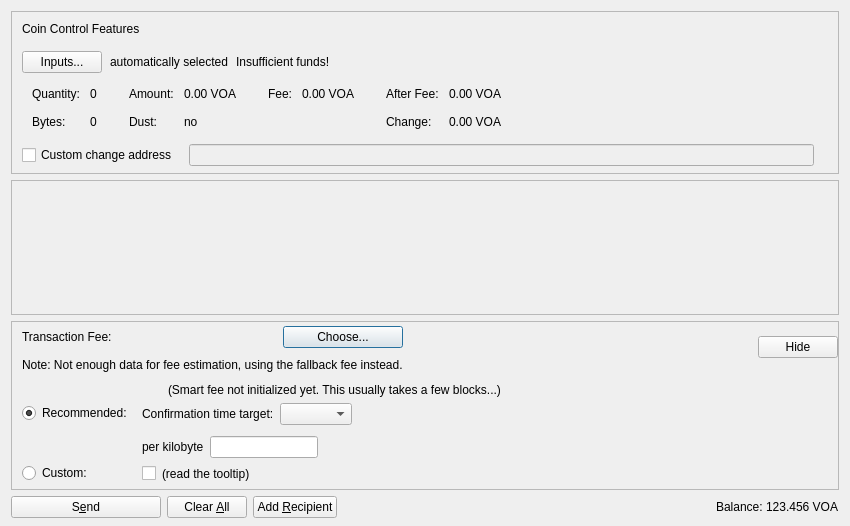
<?xml version="1.0" encoding="UTF-8"?>
<ui version="4.0">
 <class>SendCoinsDialog</class>
 <widget class="QDialog" name="SendCoinsDialog">
  <property name="geometry">
   <rect>
    <x>0</x>
    <y>0</y>
    <width>850</width>
    <height>526</height>
   </rect>
  </property>
  <property name="windowTitle">
   <string>Send Coins</string>
  </property>
  <layout class="QVBoxLayout" name="verticalLayout" stretch="0,1,0,0">
   <property name="bottomMargin">
    <number>8</number>
   </property>
   <item>
    <widget class="QFrame" name="frameCoinControl">
     <property name="sizePolicy">
      <sizepolicy hsizetype="Expanding" vsizetype="Expanding">
       <horstretch>0</horstretch>
       <verstretch>0</verstretch>
      </sizepolicy>
     </property>
     <property name="maximumSize">
      <size>
       <width>16777215</width>
       <height>16777215</height>
      </size>
     </property>
     <property name="frameShape">
      <enum>QFrame::StyledPanel</enum>
     </property>
     <property name="frameShadow">
      <enum>QFrame::Sunken</enum>
     </property>
     <layout class="QVBoxLayout" name="verticalLayoutCoinControl2">
      <property name="spacing">
       <number>0</number>
      </property>
      <property name="leftMargin">
       <number>0</number>
      </property>
      <property name="topMargin">
       <number>0</number>
      </property>
      <property name="rightMargin">
       <number>0</number>
      </property>
      <property name="bottomMargin">
       <number>6</number>
      </property>
      <item>
       <layout class="QVBoxLayout" name="verticalLayoutCoinControl" stretch="0,0,0,0,1">
        <property name="spacing">
         <number>0</number>
        </property>
        <property name="leftMargin">
         <number>10</number>
        </property>
        <property name="topMargin">
         <number>10</number>
        </property>
        <item>
         <layout class="QHBoxLayout" name="horizontalLayoutCoinControl1">
          <property name="bottomMargin">
           <number>15</number>
          </property>
          <item>
           <widget class="QLabel" name="labelCoinControlFeatures">
            <property name="sizePolicy">
             <sizepolicy hsizetype="Preferred" vsizetype="Maximum">
              <horstretch>0</horstretch>
              <verstretch>0</verstretch>
             </sizepolicy>
            </property>
            <property name="text">
             <string>Coin Control Features</string>
            </property>
           </widget>
          </item>
         </layout>
        </item>
        <item>
         <layout class="QHBoxLayout" name="horizontalLayoutCoinControl2" stretch="0,0,0,0">
          <property name="spacing">
           <number>8</number>
          </property>
          <property name="bottomMargin">
           <number>10</number>
          </property>
          <item>
           <widget class="QPushButton" name="pushButtonCoinControl">
            <property name="styleSheet">
             <string notr="true"/>
            </property>
            <property name="text">
             <string>Inputs...</string>
            </property>
            <property name="autoDefault">
             <bool>false</bool>
            </property>
           </widget>
          </item>
          <item>
           <widget class="QLabel" name="labelCoinControlAutomaticallySelected">
            <property name="text">
             <string>automatically selected</string>
            </property>
            <property name="margin">
             <number>5</number>
            </property>
           </widget>
          </item>
          <item>
           <widget class="QLabel" name="labelCoinControlInsuffFunds">
            <property name="text">
             <string>Insufficient funds!</string>
            </property>
            <property name="margin">
             <number>5</number>
            </property>
           </widget>
          </item>
          <item>
           <spacer name="horizontalSpacerCoinControl">
            <property name="orientation">
             <enum>Qt::Horizontal</enum>
            </property>
            <property name="sizeHint" stdset="0">
             <size>
              <width>40</width>
              <height>1</height>
             </size>
            </property>
           </spacer>
          </item>
         </layout>
        </item>
        <item>
         <widget class="QWidget" name="widgetCoinControl" native="true">
          <property name="sizePolicy">
           <sizepolicy hsizetype="Preferred" vsizetype="Preferred">
            <horstretch>0</horstretch>
            <verstretch>0</verstretch>
           </sizepolicy>
          </property>
          <property name="minimumSize">
           <size>
            <width>0</width>
            <height>0</height>
           </size>
          </property>
          <property name="styleSheet">
           <string notr="true"/>
          </property>
          <layout class="QHBoxLayout" name="horizontalLayoutCoinControl5">
           <property name="leftMargin">
            <number>0</number>
           </property>
           <property name="topMargin">
            <number>0</number>
           </property>
           <property name="rightMargin">
            <number>0</number>
           </property>
           <property name="bottomMargin">
            <number>0</number>
           </property>
           <item>
            <layout class="QHBoxLayout" name="horizontalLayoutCoinControl3" stretch="0,0,0,1">
             <property name="spacing">
              <number>20</number>
             </property>
             <property name="topMargin">
              <number>0</number>
             </property>
             <property name="bottomMargin">
              <number>10</number>
             </property>
             <item>
              <layout class="QFormLayout" name="formLayoutCoinControl1">
               <property name="horizontalSpacing">
                <number>10</number>
               </property>
               <property name="verticalSpacing">
                <number>14</number>
               </property>
               <property name="leftMargin">
                <number>10</number>
               </property>
               <property name="topMargin">
                <number>4</number>
               </property>
               <property name="rightMargin">
                <number>6</number>
               </property>
               <item row="0" column="0">
                <widget class="QLabel" name="labelCoinControlQuantityText">
                 <property name="text">
                  <string>Quantity:</string>
                 </property>
                 <property name="margin">
                  <number>0</number>
                 </property>
                </widget>
               </item>
               <item row="0" column="1">
                <widget class="QLabel" name="labelCoinControlQuantity">
                 <property name="cursor">
                  <cursorShape>IBeamCursor</cursorShape>
                 </property>
                 <property name="contextMenuPolicy">
                  <enum>Qt::ActionsContextMenu</enum>
                 </property>
                 <property name="text">
                  <string notr="true">0</string>
                 </property>
                 <property name="margin">
                  <number>0</number>
                 </property>
                 <property name="textInteractionFlags">
                  <set>Qt::LinksAccessibleByMouse|Qt::TextSelectableByKeyboard|Qt::TextSelectableByMouse</set>
                 </property>
                </widget>
               </item>
               <item row="1" column="0">
                <widget class="QLabel" name="labelCoinControlBytesText">
                 <property name="text">
                  <string>Bytes:</string>
                 </property>
                </widget>
               </item>
               <item row="1" column="1">
                <widget class="QLabel" name="labelCoinControlBytes">
                 <property name="cursor">
                  <cursorShape>IBeamCursor</cursorShape>
                 </property>
                 <property name="contextMenuPolicy">
                  <enum>Qt::ActionsContextMenu</enum>
                 </property>
                 <property name="text">
                  <string notr="true">0</string>
                 </property>
                 <property name="textInteractionFlags">
                  <set>Qt::LinksAccessibleByMouse|Qt::TextSelectableByKeyboard|Qt::TextSelectableByMouse</set>
                 </property>
                </widget>
               </item>
              </layout>
             </item>
             <item>
              <layout class="QFormLayout" name="formLayoutCoinControl2">
               <property name="horizontalSpacing">
                <number>10</number>
               </property>
               <property name="verticalSpacing">
                <number>14</number>
               </property>
               <property name="leftMargin">
                <number>6</number>
               </property>
               <property name="topMargin">
                <number>4</number>
               </property>
               <property name="rightMargin">
                <number>6</number>
               </property>
               <item row="0" column="0">
                <widget class="QLabel" name="labelCoinControlAmountText">
                 <property name="text">
                  <string>Amount:</string>
                 </property>
                 <property name="margin">
                  <number>0</number>
                 </property>
                </widget>
               </item>
               <item row="0" column="1">
                <widget class="QLabel" name="labelCoinControlAmount">
                 <property name="cursor">
                  <cursorShape>IBeamCursor</cursorShape>
                 </property>
                 <property name="contextMenuPolicy">
                  <enum>Qt::ActionsContextMenu</enum>
                 </property>
                 <property name="text">
                  <string notr="true">0.00 VOA</string>
                 </property>
                 <property name="textInteractionFlags">
                  <set>Qt::LinksAccessibleByMouse|Qt::TextSelectableByKeyboard|Qt::TextSelectableByMouse</set>
                 </property>
                </widget>
               </item>
               <item row="1" column="0">
                <widget class="QLabel" name="labelCoinControlLowOutputText">
                 <property name="text">
                  <string>Dust:</string>
                 </property>
                </widget>
               </item>
               <item row="1" column="1">
                <widget class="QLabel" name="labelCoinControlLowOutput">
                 <property name="cursor">
                  <cursorShape>IBeamCursor</cursorShape>
                 </property>
                 <property name="contextMenuPolicy">
                  <enum>Qt::ActionsContextMenu</enum>
                 </property>
                 <property name="text">
                  <string notr="true">no</string>
                 </property>
                 <property name="textInteractionFlags">
                  <set>Qt::LinksAccessibleByMouse|Qt::TextSelectableByKeyboard|Qt::TextSelectableByMouse</set>
                 </property>
                </widget>
               </item>
              </layout>
             </item>
             <item>
              <layout class="QFormLayout" name="formLayoutCoinControl3">
               <property name="horizontalSpacing">
                <number>10</number>
               </property>
               <property name="verticalSpacing">
                <number>14</number>
               </property>
               <property name="leftMargin">
                <number>6</number>
               </property>
               <property name="topMargin">
                <number>4</number>
               </property>
               <property name="rightMargin">
                <number>6</number>
               </property>
               <item row="0" column="0">
                <widget class="QLabel" name="labelCoinControlFeeText">
                 <property name="text">
                  <string>Fee:</string>
                 </property>
                 <property name="margin">
                  <number>0</number>
                 </property>
                </widget>
               </item>
               <item row="0" column="1">
                <widget class="QLabel" name="labelCoinControlFee">
                 <property name="cursor">
                  <cursorShape>IBeamCursor</cursorShape>
                 </property>
                 <property name="contextMenuPolicy">
                  <enum>Qt::ActionsContextMenu</enum>
                 </property>
                 <property name="text">
                  <string notr="true">0.00 VOA</string>
                 </property>
                 <property name="textInteractionFlags">
                  <set>Qt::LinksAccessibleByMouse|Qt::TextSelectableByKeyboard|Qt::TextSelectableByMouse</set>
                 </property>
                </widget>
               </item>
              </layout>
             </item>
             <item>
              <layout class="QFormLayout" name="formLayoutCoinControl4">
               <property name="horizontalSpacing">
                <number>10</number>
               </property>
               <property name="verticalSpacing">
                <number>14</number>
               </property>
               <property name="leftMargin">
                <number>6</number>
               </property>
               <property name="topMargin">
                <number>4</number>
               </property>
               <property name="rightMargin">
                <number>6</number>
               </property>
               <item row="0" column="0">
                <widget class="QLabel" name="labelCoinControlAfterFeeText">
                 <property name="text">
                  <string>After Fee:</string>
                 </property>
                 <property name="margin">
                  <number>0</number>
                 </property>
                </widget>
               </item>
               <item row="0" column="1">
                <widget class="QLabel" name="labelCoinControlAfterFee">
                 <property name="cursor">
                  <cursorShape>IBeamCursor</cursorShape>
                 </property>
                 <property name="contextMenuPolicy">
                  <enum>Qt::ActionsContextMenu</enum>
                 </property>
                 <property name="text">
                  <string notr="true">0.00 VOA</string>
                 </property>
                 <property name="textInteractionFlags">
                  <set>Qt::LinksAccessibleByMouse|Qt::TextSelectableByKeyboard|Qt::TextSelectableByMouse</set>
                 </property>
                </widget>
               </item>
               <item row="1" column="0">
                <widget class="QLabel" name="labelCoinControlChangeText">
                 <property name="text">
                  <string>Change:</string>
                 </property>
                </widget>
               </item>
               <item row="1" column="1">
                <widget class="QLabel" name="labelCoinControlChange">
                 <property name="cursor">
                  <cursorShape>IBeamCursor</cursorShape>
                 </property>
                 <property name="contextMenuPolicy">
                  <enum>Qt::ActionsContextMenu</enum>
                 </property>
                 <property name="text">
                  <string notr="true">0.00 VOA</string>
                 </property>
                 <property name="textInteractionFlags">
                  <set>Qt::LinksAccessibleByMouse|Qt::TextSelectableByKeyboard|Qt::TextSelectableByMouse</set>
                 </property>
                </widget>
               </item>
              </layout>
             </item>
            </layout>
           </item>
          </layout>
         </widget>
        </item>
        <item>
         <layout class="QHBoxLayout" name="horizontalLayoutCoinControl4" stretch="0,0,0">
          <property name="spacing">
           <number>12</number>
          </property>
          <property name="sizeConstraint">
           <enum>QLayout::SetDefaultConstraint</enum>
          </property>
          <property name="topMargin">
           <number>5</number>
          </property>
          <property name="rightMargin">
           <number>5</number>
          </property>
          <item>
           <widget class="QCheckBox" name="checkBoxCoinControlChange">
            <property name="toolTip">
             <string>If this is activated, but the change address is empty or invalid, change will be sent to a newly generated address.</string>
            </property>
            <property name="text">
             <string>Custom change address</string>
            </property>
           </widget>
          </item>
          <item>
           <widget class="QValidatedLineEdit" name="lineEditCoinControlChange">
            <property name="enabled">
             <bool>false</bool>
            </property>
            <property name="sizePolicy">
             <sizepolicy hsizetype="Expanding" vsizetype="Fixed">
              <horstretch>0</horstretch>
              <verstretch>0</verstretch>
             </sizepolicy>
            </property>
           </widget>
          </item>
          <item>
           <widget class="QLabel" name="labelCoinControlChangeLabel">
            <property name="sizePolicy">
             <sizepolicy hsizetype="Preferred" vsizetype="Expanding">
              <horstretch>0</horstretch>
              <verstretch>0</verstretch>
             </sizepolicy>
            </property>
            <property name="minimumSize">
             <size>
              <width>0</width>
              <height>0</height>
             </size>
            </property>
            <property name="text">
             <string/>
            </property>
            <property name="margin">
             <number>3</number>
            </property>
           </widget>
          </item>
         </layout>
        </item>
        <item>
         <spacer name="verticalSpacerCoinControl">
          <property name="orientation">
           <enum>Qt::Vertical</enum>
          </property>
          <property name="sizeHint" stdset="0">
           <size>
            <width>800</width>
            <height>1</height>
           </size>
          </property>
         </spacer>
        </item>
       </layout>
      </item>
     </layout>
    </widget>
   </item>
   <item>
    <widget class="QScrollArea" name="scrollArea">
     <property name="widgetResizable">
      <bool>true</bool>
     </property>
     <widget class="QWidget" name="scrollAreaWidgetContents">
      <property name="geometry">
       <rect>
        <x>0</x>
        <y>0</y>
        <width>830</width>
        <height>104</height>
       </rect>
      </property>
      <layout class="QVBoxLayout" name="verticalLayout_2" stretch="0,1">
       <property name="leftMargin">
        <number>0</number>
       </property>
       <property name="topMargin">
        <number>0</number>
       </property>
       <property name="rightMargin">
        <number>0</number>
       </property>
       <property name="bottomMargin">
        <number>0</number>
       </property>
       <item>
        <layout class="QVBoxLayout" name="entries">
         <property name="spacing">
          <number>6</number>
         </property>
        </layout>
       </item>
       <item>
        <spacer name="verticalSpacer">
         <property name="orientation">
          <enum>Qt::Vertical</enum>
         </property>
         <property name="sizeHint" stdset="0">
          <size>
           <width>20</width>
           <height>40</height>
          </size>
         </property>
        </spacer>
       </item>
      </layout>
     </widget>
    </widget>
   </item>
   <item>
    <widget class="QFrame" name="frameFee">
     <property name="sizePolicy">
      <sizepolicy hsizetype="Expanding" vsizetype="Expanding">
       <horstretch>0</horstretch>
       <verstretch>0</verstretch>
      </sizepolicy>
     </property>
     <property name="maximumSize">
      <size>
       <width>16777215</width>
       <height>16777215</height>
      </size>
     </property>
     <property name="frameShape">
      <enum>QFrame::StyledPanel</enum>
     </property>
     <property name="frameShadow">
      <enum>QFrame::Sunken</enum>
     </property>
     <layout class="QVBoxLayout" name="verticalLayoutFee1">
      <property name="spacing">
       <number>0</number>
      </property>
      <property name="leftMargin">
       <number>0</number>
      </property>
      <property name="topMargin">
       <number>0</number>
      </property>
      <property name="rightMargin">
       <number>0</number>
      </property>
      <property name="bottomMargin">
       <number>0</number>
      </property>
      <item>
       <layout class="QVBoxLayout" name="verticalLayoutFee2" stretch="0,0,0">
        <property name="spacing">
         <number>0</number>
        </property>
        <property name="leftMargin">
         <number>10</number>
        </property>
        <property name="topMargin">
         <number>0</number>
        </property>
        <item>
         <layout class="QHBoxLayout" name="horizontalLayoutFee1">
          <property name="bottomMargin">
           <number>0</number>
          </property>
          <item>
           <layout class="QVBoxLayout" name="verticalLayoutFee7">
            <property name="spacing">
             <number>0</number>
            </property>
            <item>
             <spacer name="verticalSpacerSmartFee">
              <property name="orientation">
               <enum>Qt::Vertical</enum>
              </property>
              <property name="sizeType">
               <enum>QSizePolicy::Fixed</enum>
              </property>
              <property name="sizeHint" stdset="0">
               <size>
                <width>1</width>
                <height>4</height>
               </size>
              </property>
             </spacer>
            </item>
            <item>
             <layout class="QHBoxLayout" name="horizontalLayoutSmartFee">
              <property name="spacing">
               <number>10</number>
              </property>
              <item>
               <widget class="QLabel" name="labelFeeHeadline">
                <property name="sizePolicy">
                 <sizepolicy hsizetype="Preferred" vsizetype="Maximum">
                  <horstretch>0</horstretch>
                  <verstretch>0</verstretch>
                 </sizepolicy>
                </property>
                <property name="text">
                 <string>Transaction Fee:</string>
                </property>
               </widget>
              </item>
              <item>
               <widget class="QLabel" name="labelFeeMinimized">
                <property name="text">
                 <string/>
                </property>
               </widget>
              </item>
              <item>
               <widget class="QPushButton" name="buttonChooseFee">
                <property name="text">
                 <string>Choose...</string>
                </property>
               </widget>
              </item>
             </layout>
            </item>
            <item>
             <spacer name="verticalSpacer_7">
              <property name="orientation">
               <enum>Qt::Vertical</enum>
              </property>
              <property name="sizeHint" stdset="0">
               <size>
                <width>1</width>
                <height>10</height>
               </size>
              </property>
             </spacer>
            </item>
            <item>
             <widget class="QLabel" name="fallbackFeeWarningLabel">
              <property name="toolTip">
               <string>Using the fallbackfee can result in sending a transaction that will take several hours or days (or never) to confirm. Consider choosing your fee manually or wait until you have validated the complete chain.</string>
              </property>
              <property name="text">
               <string>Note: Not enough data for fee estimation, using the fallback fee instead.</string>
              </property>
              <property name="wordWrap">
               <bool>false</bool>
              </property>
             </widget>
            </item>
            <item>
             <spacer name="verticalSpacer_5">
              <property name="orientation">
               <enum>Qt::Vertical</enum>
              </property>
              <property name="sizeHint" stdset="0">
               <size>
                <width>1</width>
                <height>1</height>
               </size>
              </property>
             </spacer>
            </item>
           </layout>
          </item>
          <item>
           <spacer name="horizontalSpacer_4">
            <property name="orientation">
             <enum>Qt::Horizontal</enum>
            </property>
            <property name="sizeHint" stdset="0">
             <size>
              <width>1</width>
              <height>1</height>
             </size>
            </property>
           </spacer>
          </item>
          <item>
           <widget class="QPushButton" name="buttonMinimizeFee">
            <property name="toolTip">
             <string>collapse fee-settings</string>
            </property>
            <property name="text">
             <string>Hide</string>
            </property>
           </widget>
          </item>
         </layout>
        </item>
        <item>
         <widget class="QFrame" name="frameFeeSelection">
          <layout class="QVBoxLayout" name="verticalLayoutFee12">
           <property name="spacing">
            <number>0</number>
           </property>
           <property name="leftMargin">
            <number>0</number>
           </property>
           <property name="topMargin">
            <number>0</number>
           </property>
           <property name="rightMargin">
            <number>0</number>
           </property>
           <property name="bottomMargin">
            <number>0</number>
           </property>
           <item>
            <layout class="QGridLayout" name="gridLayoutFee">
             <property name="topMargin">
              <number>10</number>
             </property>
             <property name="bottomMargin">
              <number>4</number>
             </property>
             <property name="horizontalSpacing">
              <number>10</number>
             </property>
             <property name="verticalSpacing">
              <number>4</number>
             </property>
             <item row="1" column="1">
              <layout class="QVBoxLayout" name="verticalLayoutFee8">
               <property name="spacing">
                <number>6</number>
               </property>
               <property name="topMargin">
                <number>3</number>
               </property>
               <item>
                <layout class="QHBoxLayout" name="horizontalLayoutFee13" stretch="0,0,1">
                 <item>
                  <widget class="QLabel" name="labelCustomPerKilobyte">
                   <property name="toolTip">
                    <string>If the custom fee is set to 1000 duffs and the transaction is only 250 bytes, then &quot;per kilobyte&quot; only pays 250 duffs in fee,&lt;br /&gt;while &quot;at least&quot; pays 1000 duffs. For transactions bigger than a kilobyte both pay by kilobyte.</string>
                   </property>
                   <property name="text">
                    <string>per kilobyte</string>
                   </property>
                  </widget>
                 </item>
                 <item>
                  <widget class="BitcoinAmountField" name="customFee"/>
                 </item>
                 <item>
                  <spacer name="horizontalSpacer_6">
                   <property name="orientation">
                    <enum>Qt::Horizontal</enum>
                   </property>
                   <property name="sizeHint" stdset="0">
                    <size>
                     <width>1</width>
                     <height>1</height>
                    </size>
                   </property>
                  </spacer>
                 </item>
                </layout>
               </item>
               <item>
                <layout class="QHBoxLayout" name="horizontalLayoutFee8">
                 <item>
                  <widget class="QCheckBox" name="checkBoxMinimumFee">
                   <property name="toolTip">
                    <string>Paying only the minimum fee is just fine as long as there is less transaction volume than space in the blocks.&lt;br /&gt;But be aware that this can end up in a never confirming transaction once there is more demand for vortexa transactions than the network can process.</string>
                   </property>
                   <property name="text">
                    <string/>
                   </property>
                  </widget>
                 </item>
                 <item>
                  <widget class="QLabel" name="labelMinFeeWarning">
                   <property name="enabled">
                    <bool>true</bool>
                   </property>
                   <property name="toolTip">
                    <string>Paying only the minimum fee is just fine as long as there is less transaction volume than space in the blocks.&lt;br /&gt;But be aware that this can end up in a never confirming transaction once there is more demand for vortexa transactions than the network can process.</string>
                   </property>
                   <property name="text">
                    <string>(read the tooltip)</string>
                   </property>
                   <property name="margin">
                    <number>5</number>
                   </property>
                  </widget>
                 </item>
                 <item>
                  <spacer name="horizontalSpacer_2">
                   <property name="orientation">
                    <enum>Qt::Horizontal</enum>
                   </property>
                   <property name="sizeHint" stdset="0">
                    <size>
                     <width>1</width>
                     <height>1</height>
                    </size>
                   </property>
                  </spacer>
                 </item>
                </layout>
               </item>
              </layout>
             </item>
             <item row="0" column="0">
              <layout class="QVBoxLayout" name="verticalLayoutFee4" stretch="0,1">
               <property name="topMargin">
                <number>20</number>
               </property>
               <property name="bottomMargin">
                <number>3</number>
               </property>
               <item>
                <widget class="QRadioButton" name="radioSmartFee">
                 <property name="text">
                  <string>Recommended:</string>
                 </property>
                 <property name="checked">
                  <bool>true</bool>
                 </property>
                 <attribute name="buttonGroup">
                  <string notr="true">groupFee</string>
                 </attribute>
                </widget>
               </item>
               <item>
                <spacer name="verticalSpacer_2">
                 <property name="orientation">
                  <enum>Qt::Vertical</enum>
                 </property>
                 <property name="sizeHint" stdset="0">
                  <size>
                   <width>1</width>
                   <height>1</height>
                  </size>
                 </property>
                </spacer>
               </item>
              </layout>
             </item>
             <item row="1" column="0">
              <layout class="QVBoxLayout" name="verticalLayoutFee9" stretch="0,1">
               <property name="topMargin">
                <number>30</number>
               </property>
               <item>
                <widget class="QRadioButton" name="radioCustomFee">
                 <property name="text">
                  <string>Custom:</string>
                 </property>
                 <attribute name="buttonGroup">
                  <string notr="true">groupFee</string>
                 </attribute>
                </widget>
               </item>
               <item>
                <spacer name="verticalSpacer_6">
                 <property name="orientation">
                  <enum>Qt::Vertical</enum>
                 </property>
                 <property name="sizeHint" stdset="0">
                  <size>
                   <width>1</width>
                   <height>1</height>
                  </size>
                 </property>
                </spacer>
               </item>
              </layout>
             </item>
             <item row="0" column="1">
              <layout class="QVBoxLayout" name="verticalLayoutFee3" stretch="0,0,1">
               <property name="spacing">
                <number>6</number>
               </property>
               <property name="topMargin">
                <number>0</number>
               </property>
               <property name="bottomMargin">
                <number>3</number>
               </property>
               <item>
                <layout class="QHBoxLayout" name="horizontalLayoutFee12">
                 <item>
                  <widget class="QLabel" name="labelSmartFee">
                   <property name="text">
                    <string/>
                   </property>
                   <property name="margin">
                    <number>2</number>
                   </property>
                  </widget>
                 </item>
                 <item>
                  <widget class="QLabel" name="labelFeeEstimation">
                   <property name="text">
                    <string/>
                   </property>
                  </widget>
                 </item>
                 <item>
                  <widget class="QLabel" name="labelSmartFee2">
                   <property name="text">
                    <string>(Smart fee not initialized yet. This usually takes a few blocks...)</string>
                   </property>
                   <property name="margin">
                    <number>2</number>
                   </property>
                  </widget>
                 </item>
                 <item>
                  <spacer name="horizontalSpacer_5">
                   <property name="orientation">
                    <enum>Qt::Horizontal</enum>
                   </property>
                   <property name="sizeHint" stdset="0">
                    <size>
                     <width>1</width>
                     <height>1</height>
                    </size>
                   </property>
                  </spacer>
                 </item>
                </layout>
               </item>
               <item>
                <layout class="QHBoxLayout" name="horizontalLayoutFee9">
                 <item>
                  <layout class="QVBoxLayout" name="verticalLayoutFee6">
                   <item>
                    <widget class="QLabel" name="labelSmartFee3">
                     <property name="text">
                      <string>Confirmation time target:</string>
                     </property>
                     <property name="margin">
                      <number>2</number>
                     </property>
                    </widget>
                   </item>
                  </layout>
                 </item>
                 <item>
                  <layout class="QVBoxLayout" name="verticalLayoutFee5">
                   <property name="rightMargin">
                    <number>30</number>
                   </property>
                   <item>
                    <layout class="QHBoxLayout" name="horizontalLayoutConfTarget">
                     <property name="bottomMargin">
                      <number>0</number>
                     </property>
                     <item>
                      <widget class="QComboBox" name="confTargetSelector"/>
                     </item>
                     <item>
                      <spacer name="horizontalSpacerConfTarget">
                       <property name="orientation">
                        <enum>Qt::Horizontal</enum>
                       </property>
                       <property name="sizeHint" stdset="0">
                        <size>
                         <width>40</width>
                         <height>20</height>
                        </size>
                       </property>
                      </spacer>
                     </item>
                    </layout>
                   </item>
                  </layout>
                 </item>
                </layout>
               </item>
               <item>
                <spacer name="verticalSpacer_4">
                 <property name="orientation">
                  <enum>Qt::Vertical</enum>
                 </property>
                 <property name="sizeHint" stdset="0">
                  <size>
                   <width>1</width>
                   <height>1</height>
                  </size>
                 </property>
                </spacer>
               </item>
              </layout>
             </item>
            </layout>
           </item>
          </layout>
         </widget>
        </item>
        <item>
         <spacer name="verticalSpacerFee">
          <property name="orientation">
           <enum>Qt::Vertical</enum>
          </property>
          <property name="sizeHint" stdset="0">
           <size>
            <width>800</width>
            <height>1</height>
           </size>
          </property>
         </spacer>
        </item>
       </layout>
      </item>
     </layout>
    </widget>
   </item>
   <item>
    <layout class="QHBoxLayout" name="horizontalLayout">
     <item>
      <widget class="QPushButton" name="sendButton">
       <property name="minimumSize">
        <size>
         <width>150</width>
         <height>0</height>
        </size>
       </property>
       <property name="toolTip">
        <string>Confirm the send action</string>
       </property>
       <property name="text">
        <string>S&amp;end</string>
       </property>
       <property name="autoDefault">
        <bool>false</bool>
       </property>
       <property name="default">
        <bool>false</bool>
       </property>
      </widget>
     </item>
     <item>
      <widget class="QPushButton" name="clearButton">
       <property name="sizePolicy">
        <sizepolicy hsizetype="Minimum" vsizetype="Fixed">
         <horstretch>0</horstretch>
         <verstretch>0</verstretch>
        </sizepolicy>
       </property>
       <property name="toolTip">
        <string>Clear all fields of the form.</string>
       </property>
       <property name="text">
        <string>Clear &amp;All</string>
       </property>
       <property name="autoDefault">
        <bool>false</bool>
       </property>
      </widget>
     </item>
     <item>
      <widget class="QPushButton" name="addButton">
       <property name="toolTip">
        <string>Send to multiple recipients at once</string>
       </property>
       <property name="text">
        <string>Add &amp;Recipient</string>
       </property>
       <property name="autoDefault">
        <bool>false</bool>
       </property>
      </widget>
     </item>
     <item>
      <spacer name="horizontalSpacer">
       <property name="orientation">
        <enum>Qt::Horizontal</enum>
       </property>
       <property name="sizeHint" stdset="0">
        <size>
         <width>40</width>
         <height>20</height>
        </size>
       </property>
      </spacer>
     </item>
     <item>
      <layout class="QHBoxLayout" name="horizontalLayout_2">
       <property name="spacing">
        <number>3</number>
       </property>
       <item>
        <widget class="QLabel" name="labelBalanceText">
         <property name="text">
          <string>Balance:</string>
         </property>
        </widget>
       </item>
       <item>
        <widget class="QLabel" name="labelBalance">
         <property name="sizePolicy">
          <sizepolicy hsizetype="Preferred" vsizetype="Preferred">
           <horstretch>0</horstretch>
           <verstretch>0</verstretch>
          </sizepolicy>
         </property>
         <property name="cursor">
          <cursorShape>IBeamCursor</cursorShape>
         </property>
         <property name="text">
          <string notr="true">123.456 VOA</string>
         </property>
         <property name="textInteractionFlags">
          <set>Qt::LinksAccessibleByMouse|Qt::TextSelectableByKeyboard|Qt::TextSelectableByMouse</set>
         </property>
        </widget>
       </item>
      </layout>
     </item>
    </layout>
   </item>
  </layout>
 </widget>
 <customwidgets>
  <customwidget>
   <class>QValidatedLineEdit</class>
   <extends>QLineEdit</extends>
   <header>qt/qvalidatedlineedit.h</header>
  </customwidget>
  <customwidget>
   <class>BitcoinAmountField</class>
   <extends>QLineEdit</extends>
   <header>qt/bitcoinamountfield.h</header>
   <container>1</container>
  </customwidget>
 </customwidgets>
 <resources>
  <include location="../vortexa.qrc"/>
 </resources>
 <connections/>
 <buttongroups>
  <buttongroup name="groupFee"/>
 </buttongroups>
</ui>
